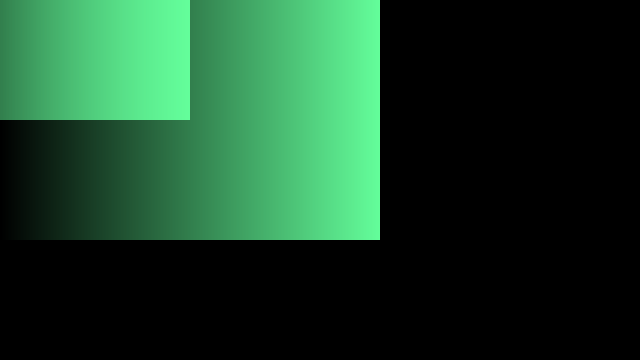
Frame 1 (no input)
Frame 60 (the mouse pressed at the canvas centre just before this capture): identical to frame 1, image omitted
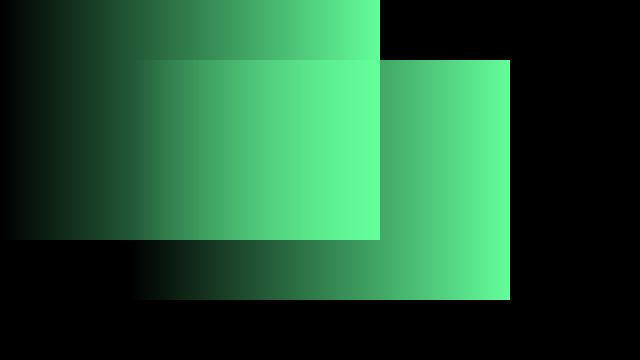
Frame 120 (the mouse held since frame 60 and released just before this capture)

The Processing sketch that drew these frames (run headless with seeded random() and noise(); from frame 60 on, the mouse is pressed at the canvas centre):

// Processing sketch: createImage__
// ── createImage__.pde
//***************************************************** createImage() ********************************************//


//Description  

//Creates a new PImage (the datatype for storing images). This provides a fresh buffer of pixels to play with. 
//Set the size of the buffer with the width and height parameters. The format parameter defines how the pixels are stored. 
//See the PImage reference for more information. 

//Be sure to include all three parameters, specifying only the width and height (but no format) will produce a strange error. 

//Advanced users please note that createImage() should be used instead of the syntax new PImage().


//Syntax  

//createImage(w, h, format)


//Parameters  

//w  int: width in pixels
//h  int: height in pixels
//format  int: Either RGB, ARGB, ALPHA (grayscale alpha channel)


//Returns  PImage



PImage img = createImage(320+60, 240, ARGB);

void setup()
{
  size(640, 360);
  img.loadPixels();
  for (int i = 0; i < img.width; i++)
  {
    for (int j = 0; j < img.height; j++)
    {
      int map = (int)map(i,0,img.width,0,255);
      img.pixels[i+j*img.width] = color(100, 285, 155,map);
    }
  }
  updatePixels();
}

void draw()
{
  background(0);
  imageMode(CORNER);
  image(img, 0, 0);
  imageMode(CENTER);
  image(img,mouseX,mouseY);
}
